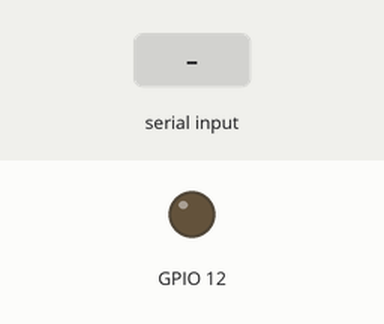
Bench run of a sketch on a simulated ESP32. Parts: output pins drawn as LEDs (lit = HIGH). Inputs (shaded band) come from the test bench. What the sketch prints to the serial monitor is not drawn.

Above: at 1.2 s.
1.3 s: "forward\n" received over Serial
At 1.6 s:
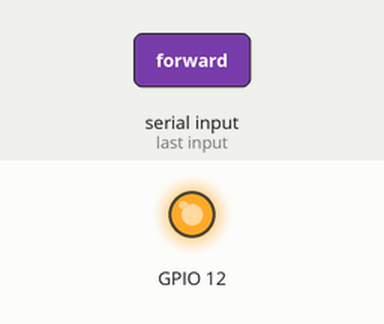
3.8 s: "backward\n" received over Serial
At 5.2 s:
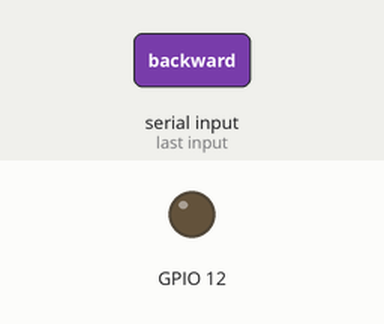
5.3 s: "left\n" received over Serial
At 6.3 s:
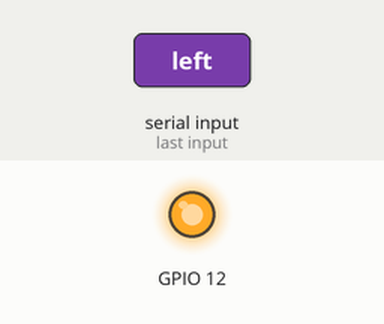
Timing chart, 0 to 8.3 s (numbered marks = the images above; inputs shaded):
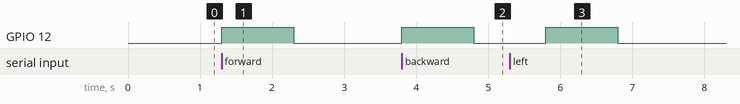

Measured:
- after the input at 1.3 s, GPIO 12: LOW → HIGH at once, → LOW 1.0 s later
- after the input at 3.8 s, GPIO 12: LOW → HIGH at once, → LOW 1.0 s later
- after the input at 5.3 s, GPIO 12: LOW → HIGH after 0.50 s, → LOW 1.0 s later

The sketch:

ArduinoProgram.ino
```cpp
void setup() {
  Serial.begin(9600); // Communication port linked to ESP32-Cam TX (GPIO 14)


  pinMode(12, OUTPUT);
  // Initialize your motor driver pins here (e.g., L298N pins)
  // pinMode(IN1, OUTPUT);
  // pinMode(IN2, OUTPUT);
}

void loop() {
  if (Serial.available() > 0) {
    String command = Serial.readStringUntil('\n');
    command.trim(); // Strip carriage returns and spaces

    if (command == "forward") {
      Serial.print("Forward");
      blinkLED();
      // Execute motor forward behavior
      // digitalWrite(IN1, HIGH);
      // digitalWrite(IN2, LOW);
    }
    else if (command == "backward") {
      Serial.print("Backward");
      blinkLED();
      // Execute motor backward behavior
    }
    else if (command == "left") {
      Serial.print("Left");
      blinkLED();
      // Execute turn left behavior
    }
    else if (command == "right") {
      Serial.print("Right");
      blinkLED();
      // Execute turn right behavior
    }
    else if (command == "stop") {
      Serial.print("Stop");
      blinkLED();
      // Execute stop behavior
      // digitalWrite(IN1, LOW);
      // digitalWrite(IN2, LOW);
    }
  }
}

void blinkLED() {
      digitalWrite(12, HIGH);  // change state of the LED by setting the pin to the HIGH voltage level
      delay(1000);                      // wait for a second
      digitalWrite(12, LOW);   // change state of the LED by setting the pin to the LOW voltage level
      delay(1000);
}
```
